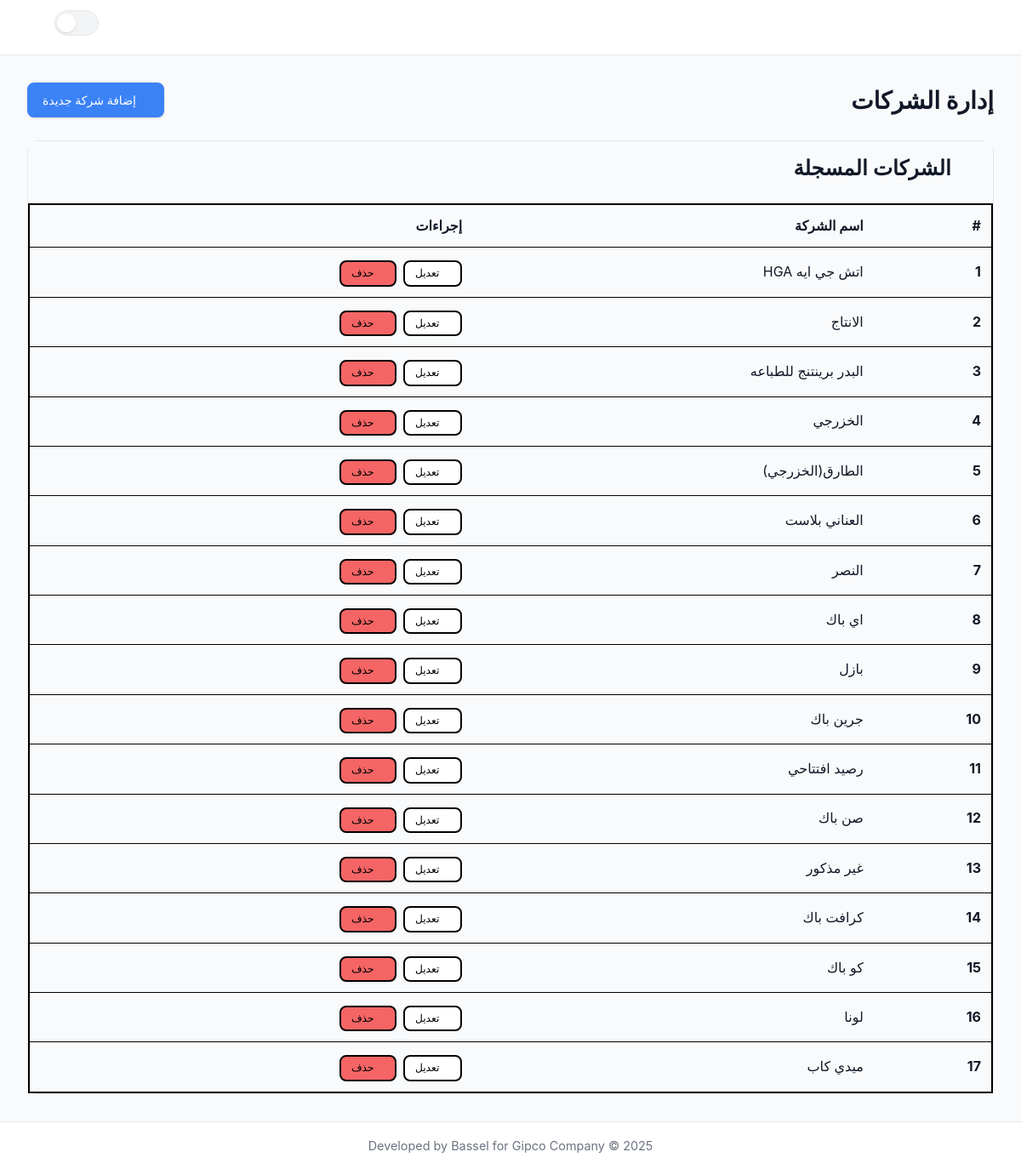
/companies/, run on an earlier commit of the app's database.
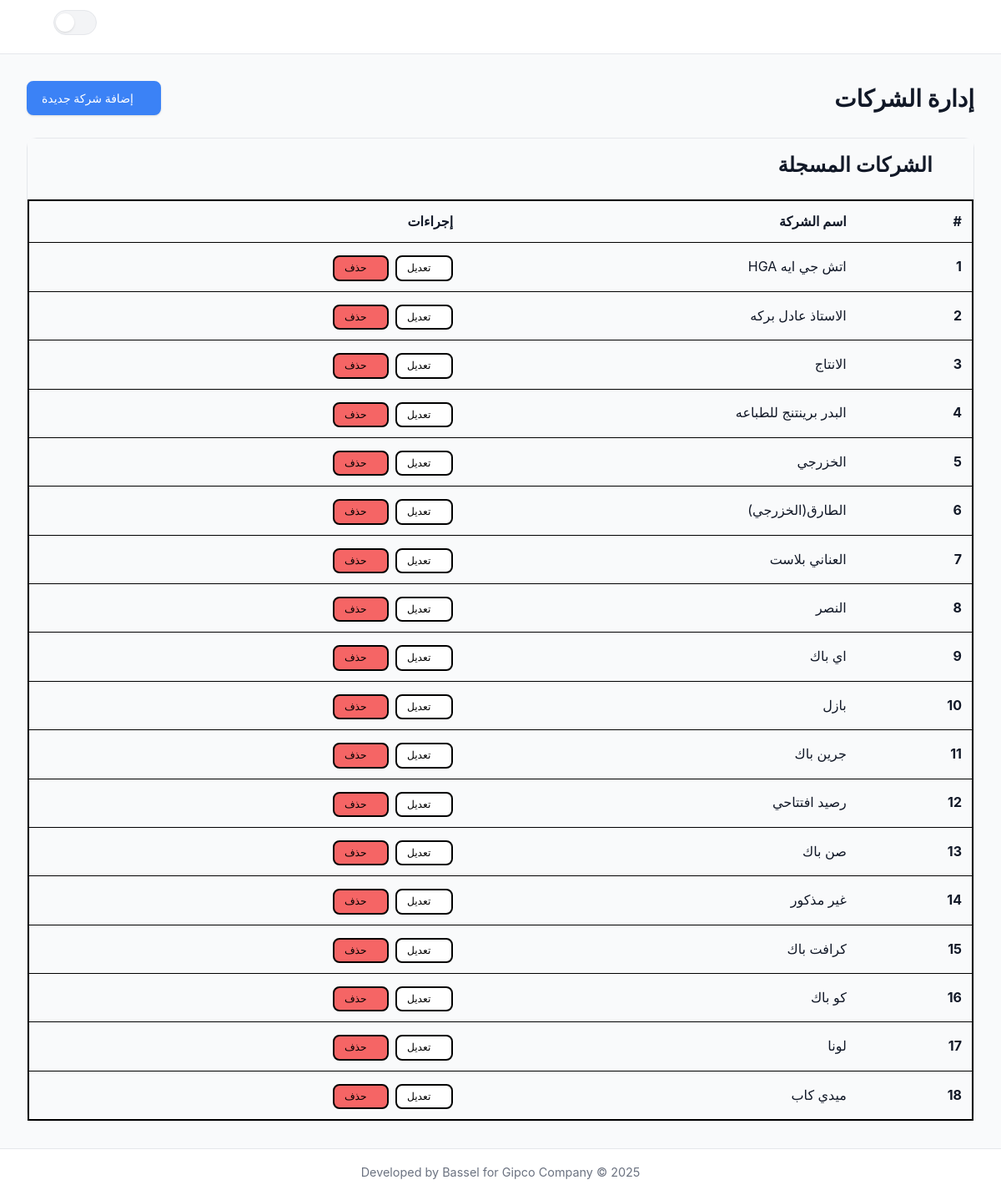
And on a later commit of the database.
### inventory/models.py (models this page shows, shortened)
class Company(models.Model):
    name = models.CharField(max_length=255, unique=True, verbose_name=_("Company Name"))
    class Meta:
        db_table = 'companies'
        verbose_name = _("Company")
        verbose_name_plural = _("Companies")
        ordering = ['name']

### inventory/views/companies_products.py (the view, shortened to what this page needs)
# urls.py: path('companies/', companies, name='companies'),
def companies(request: HttpRequest) -> HttpResponse:
    context = {
        'active_page': 'companies',
        'companies': Company.objects.all(),
    }
    if 'X-Partial-Request' in request.headers:
        return render(request, 'inventory/partials/companies_content.html', context)
    return render(request, 'inventory/companies.html', context)

### inventory/templates/inventory/companies.html
{% extends "inventory/layout.html" %}
{% load static %}
{% block content %}
  {% include "inventory/partials/companies_content.html" %}
{% endblock content %}

### inventory/templates/inventory/partials/companies_content.html (shortened to what this page needs)
<div class="d-flex justify-content-between align-items-center mb-4">
  <h1 class="h2 mb-0" style="font-weight: 700">إدارة الشركات</h1>
  <button
    type="button"
    class="btn btn-primary"
    data-bs-toggle="modal"
    data-bs-target="#addCompanyModal"
  >
    <i class="bi bi-plus-lg"></i> إضافة شركة جديدة
  </button>
</div>
<div class="card">
  <div class="card-header">
    <h3><i class="bi bi-list-ul"></i> الشركات المسجلة</h3>
  </div>
  <div class="card-body p-0">
    {% if not companies %}
    <div class="text-center p-5">
      <i class="bi bi-building-slash display-4 text-secondary"></i>
      <h5 class="mt-3">لا توجد شركات</h5>
      <p class="text-muted">ابدأ بإضافة أول شركة.</p>
      <button
        type="button"
        class="btn btn-primary mt-2"
        data-bs-toggle="modal"
        data-bs-target="#addCompanyModal"
      >
        <i class="bi bi-plus-lg"></i> إضافة شركة
      </button>
    </div>
    {% else %}
    <div class="table-responsive">
      <table class="table table-hover align-middle mb-0">
        <thead>
          <tr>
            <th class="ps-3">#</th>
            <th>اسم الشركة</th>
            <th class="text-end pe-3">إجراءات</th>
          </tr>
        </thead>
        <tbody>
          {% for c in companies %}
          <tr>
            <th scope="row" class="ps-3">{{ forloop.counter }}</th>
            <td>{{ c.name }}</td>
            <td class="text-end pe-3">
              <button
                type="button"
                class="btn btn-sm btn-outline-secondary"
                data-bs-toggle="modal"
                data-bs-target="#editCompanyModal-{{ c.id }}"
              >
                <i class="bi bi-pencil-square"></i> تعديل
              </button>
              <form
                method="post"
                action="{% url 'inventory:delete_company' pk=c.id %}"
                class="d-inline"
                onsubmit="return confirm('هل أنت متأكد؟');"
              >
                <button type="submit" class="btn btn-sm btn-outline-danger">
                  <i class="bi bi-trash"></i> حذف
                </button>
              </form>
            </td>
          </tr>
          {% endfor %}
        </tbody>
      </table>
    </div>
    {% endif %}
  </div>
</div>

What changed in the data, as far as the page shows it:
added Company: name "الاستاذ عادل بركه"
